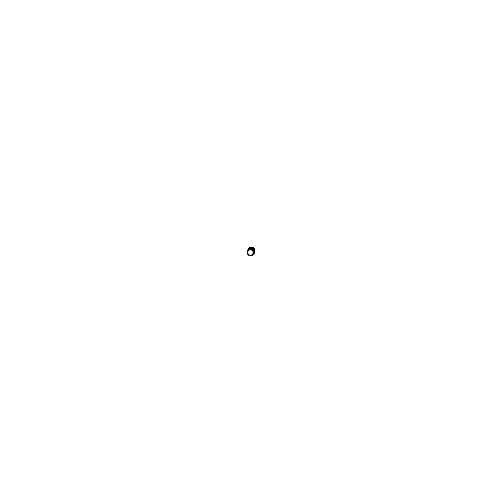
Frame 1 (no input)
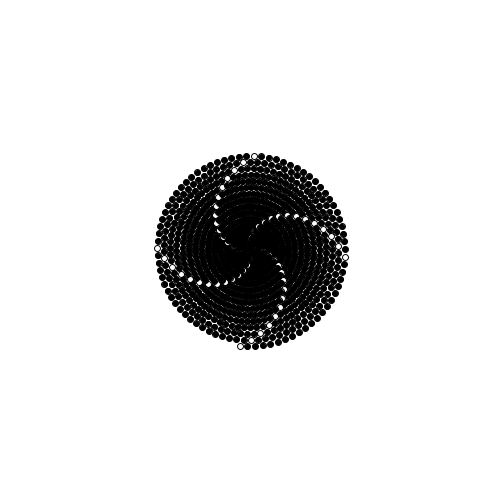
Frame 60 (the mouse pressed at the canvas centre just before this capture)
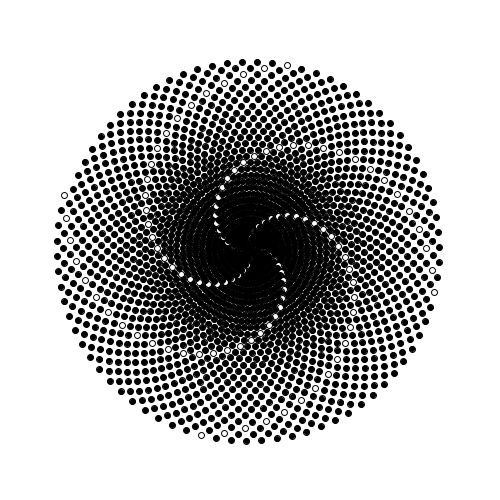
Frame 120 (the mouse held since frame 60 and released just before this capture)

The Processing sketch that drew these frames (run headless with seeded random() and noise(); from frame 60 on, the mouse is pressed at the canvas centre):

// Processing sketch: processing_152669
// ── processing_152669.pde

float angulo = 0.0;
float centro = 250;
float radio = 1;
float radio1 = 1;

void setup() {
 size(500, 500);
 background(255);
 
}
void draw() {
 
 for (int i=0; i<20; i++) {

 float x = centro + cos(angulo) * radio;
 float y = centro + sin(angulo) * radio;
 

  int f=i==19 ? 255 : 0;
    fill(f);
    ellipse( x, y, 6, 6);
 angulo+=0.08;
 radio+=0.08;

 }
}
